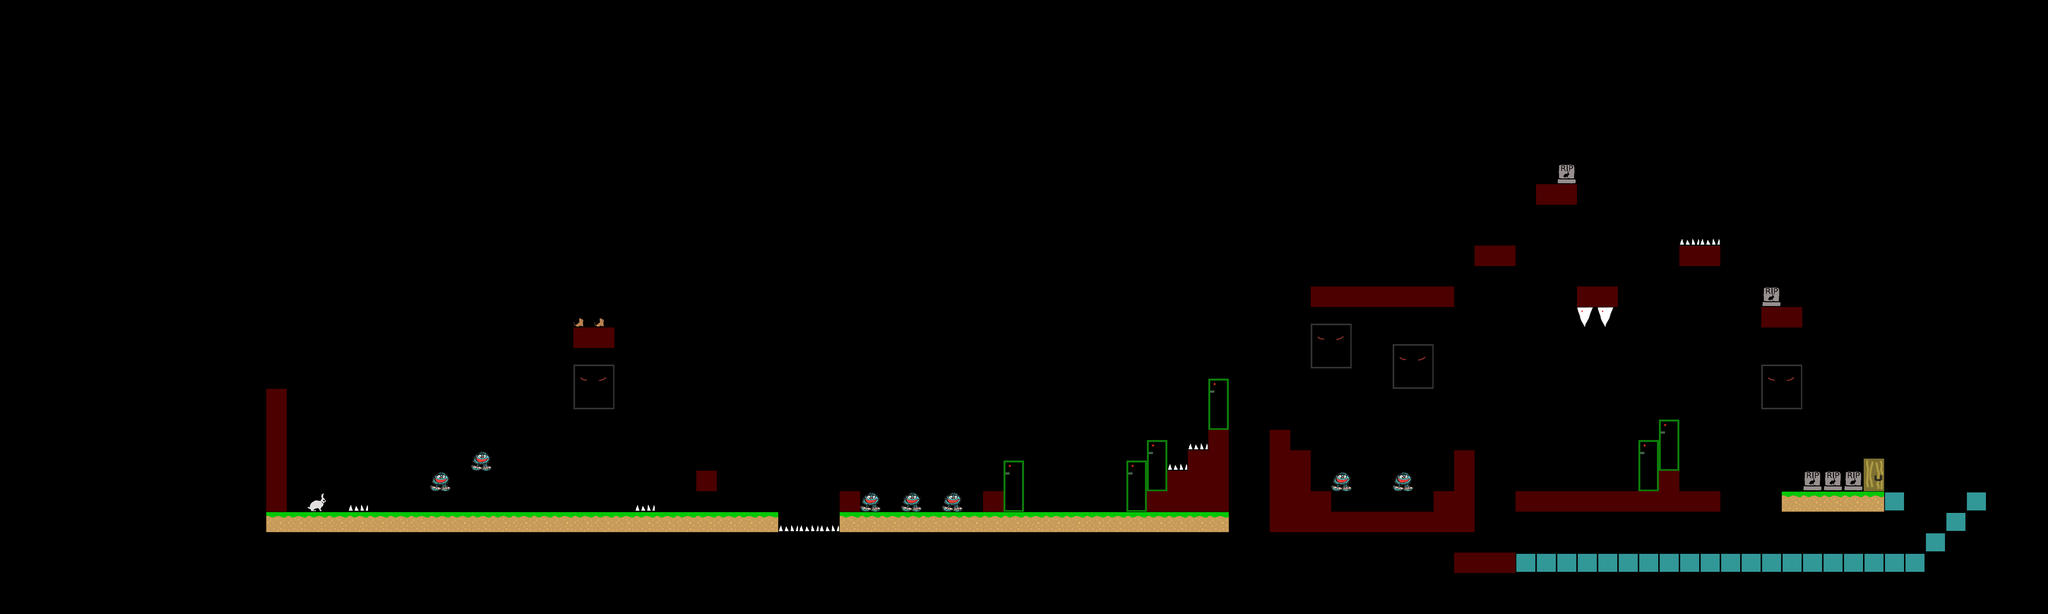

A level layout from a 2D game, rendered from its tile map. Below: a short description, then the map file with tile-grid data replaced by summaries:
An orthogonal 100x30 tile map with 64x64 px tiles, 1 tile layer (layer0).

<map version="1.0" orientation="orthogonal" renderorder="right-down" width="100" height="30" tilewidth="64" tileheight="64" nextobjectid="1">
 <tileset firstgid="1" name="main" tilewidth="128" tileheight="160" tilecount="14">
  <tile id="0">
   <image width="64" height="64" source="../gfx/ground_lr.png" />
  </tile>
  <tile id="1">
   <image width="60" height="60" source="../gfx/hero_r0.png" />
  </tile>
  <tile id="2">
   <image width="64" height="64" source="../gfx/unknown.png" />
  </tile>
  <tile id="3">
   <image width="64" height="59" source="../gfx/mr_spore.png" />
  </tile>
  <tile id="4">
   <image width="64" height="64" source="../gfx/tombstone.png" />
  </tile>
  <tile id="5">
   <image width="64" height="64" source="../gfx/ground_lr2.png" />
  </tile>
  <tile id="6">
   <image width="64" height="26" source="../gfx/spikes.png" />
  </tile>
  <tile id="7">
   <image width="64" height="64" source="../gfx/doggy.png" />
  </tile>
  <tile id="8">
   <image width="128" height="140" source="../gfx/stompy.png" />
  </tile>
  <tile id="9">
   <image width="64" height="160" source="../gfx/canon_horizontal.png" />
  </tile>
  <tile id="10">
   <image width="60" height="54" source="../gfx/canon_bullet_left.png" />
  </tile>
  <tile id="11">
   <image width="64" height="102" source="../gfx/door_next_level.png" />
  </tile>
  <tile id="12">
   <image width="64" height="64" source="../gfx/block_fall_on_touch.png" />
  </tile>
  <tile id="13">
   <image width="51" height="64" source="../gfx/spike_ceiling_falling.png" />
  </tile>
 </tileset>
 <layer name="layer0" width="100" height="30">
  <data>[3000 cells, 184 non-empty, 12 distinct tile ids]</data>
 </layer>
</map>